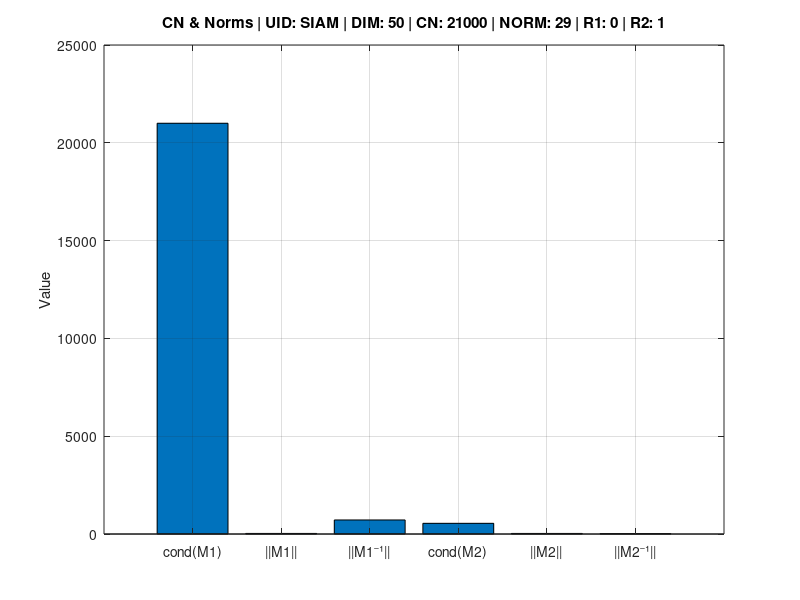

Write the MATLAB code that produced this figure. (Note: this script raises an error after producing the figure.)

% ---------------------------------------------------------------
% Author: Raul E. Garcia

% Script: cndStructureFunction_FULL_PLOTS_ALL_UPDATEDV4_ONE_RUN.m
% UPDATED: 9/21/25 REG
% Purpose: Full matrix decomposition + all plots in one file
% Includes: Run prompt, titles with run#, cond#, norm, dim - ONE RUN 
% Random: Allows random number in a range - user defined - def is 0 to 1
% Verified: Matrix & submatricesa contents
% ---------------------------------------------------------------
clear; clc;

% === User Input Parameters ===
d=0;
% 
% SAMPLE
% prompt = {'Enter matrix size:','Enter colormap name:'};
% dlgtitle = 'Input';
% fieldsize = [1 45; 1 45];
% definput = {'20','hsv'};
% answer = inputdlg(prompt,dlgtitle,fieldsize,definput)

%using inputdlg(prompt,dlgtitle,fieldsize,definput)
prompt = {'Random Square Matrix size (dim): ','Max# of Trials (to find large matrices)','Min Condition Number: ','Max Condition Number: ','Min Matrix#','Max Matrix#','User Id or Run Id (5 chars):'};
dlgtitle = 'Input Theo 6.2 (Theorem 1 on SIAM Paper) Cond Numbers';
fieldsize = [ 1 70; 1 70; 1 70; 1 70;1 70;1 70;1 70;];
definput = {'50','10000000','10000','1000000','0','1','SIAM'};
answer = inputdlg(prompt,dlgtitle,fieldsize,definput)

d=str2double(answer{1})
%this to allow we have enough runs to find 1 valid matrix cond#
maxTrials=str2double(answer{2})
cnMin1= str2double(answer{3})
cnMax2= str2double(answer{4})
%this allows a range of random values
MinRandMatrixNum= str2double(answer{5})
MaxRandMatrixNum= str2double(answer{6})
userId = answer{7}

normType = 'fro' % Frobenius norm only

% === Unique Run ID and Save Folder ===
% timestamp = datestr(now,'yyyymmdd_HHMMSS');
% datestamp = datestr(now,'yyyymmdd');
% chartFolder = ['Theo62_Charts_' runID];
% if ~exist(chartFolder, 'dir')
%     mkdir(chartFolder);
% end

timestamp = datestr(now,'yyyymmdd_HHMMSS');
datestamp = datestr(now,'yymmdd');
runID = ['' datestamp]
chartFolder = ['Theo6_2_Charts_' userId '_' runID ];
if ~exist(chartFolder, 'dir')
    mkdir(chartFolder);
end
disp(['Charts will be saved in: ' chartFolder]);

%rn = a + (b-a).*rand(n,1)

foundLargeCn=false

r1=MinRandMatrixNum
r2=MaxRandMatrixNum

for x = 1:maxTrials

    md = rand(d);
    m = r1 + (r2-r1)*md

    cn = cond(m, 'fro');
  
    % Print real-time progress
    fprintf('Trial #%d: cond = %.3e\n', x, cn);
 
    if cn > cnMin1 && cn < cnMax2 
        foundLargeCn = true
        condMatrix = m;
        condNumber = cn;
        fprintf('\n>>> Found matrix on trial #%d\n', x);
        fprintf('Condition number: %.3e\n', condNumber);
        disp('Matrix preview (top-left 4x4):')
        format short
        if d>4 
          disp(condMatrix(1:4,1:4));
        end
        break;
    end
 end
 % Summary
 if ~foundLargeCn
    fprintf('\nNo matrix found with condition number > %.0f in %d trials.\n', large, trials);
 else
    fprintf('\nMatrix condMatrix found with condNumber = %.3e\n', condNumber);
 end


runs=1

    normType = 'fro' 
    % Frobenius norm only
   
    %  n+1=d = matrix dimension, below we generate the matrices
    M1 = condMatrix;   % An+1
    %M2 = condMatrix;   % An

    % next we load the submatrix M1 also into the 2nd larger matrix M2
    M2(1:d-1,1:d-1) = M1(1:d-1,1:d-1); % that is M1 is contained in M2 

    % compute each matrix inverses for A
    M1i = inv(M1);
    M2i = inv(M2);
   

    % the edge vecntors for M2  
     % the edge vecntors for M2  
    V1 = M1(1:d-1,d);
    V2 = M1(d,1:d-1);
   % the edge vecntors for M2  
    % V1 = M2(1:d,d+1);
    % V2 = M2(d+1,1:d);

    % the prod of V1 and V2 a nxn matrix
    VX = V1 * V2;

    % the all important constants: k0, b0 (last diagonal in An+1, and m0) 
    k0 = V2 * M2i * V1
    b0 = M1(d,d)
    m0 = 1 / (b0 - k0)

    % Identity nxn matrix for Ln
    I = eye(d-1);
    % The inverse of An times Ln matrix into L1
    L1 = M2i * (I + m0 * VX * M2i);

    % Interemediate matrices related to edge vectors and the inverse 
    F1 = M2i * V1;
    F2 = V2 * M2i;

    format shortG %MAKE TITLES SHORTER & CLEAR

    % === Scalars & Chart Title Metadata ===
    condM1 = cond(M1,normType) %Frobenius norm
    normM1 = norm(M1,normType) %Frobenius norm

    titleInfo = ['UID: ' num2str(userId) ...
                 ' | DIM: ' num2str(d) ...
                 ' | CN: ' num2str(condM1,'%.0f') ...
                 ' | NORM: ' num2str(normM1,'%.0f') ...
                 ' | R1: ' num2str(r1,'%.0f') ...    
                 ' | R2: ' num2str(r2,'%.0f') ... 
                 ];

    % titleInfo = ['Run#' num2str(ix) ' | ' runID ...
    %     ' | dim: ' num2str(d) ...
    %     ' | cond(M1): ' num2str(condM1, '%.2e') ...
    %     ' | ||M1||: ' num2str(normM1, '%.2e')];
    % === Scalar Bar Plot ===
    scalars = [condM1, normM1, norm(M1i,normType), ...
               cond(M2,normType), norm(M2,normType), norm(M2i,normType)];
    scalars2 = [k0, b0, m0 ];
    
    labels = {'cond(M1)','||M1||','||M1⁻¹||','cond(M2)','||M2||','||M2⁻¹||'};
    
    ix=1;

    figure;

    bar(scalars); title(['CN & Norms | ' titleInfo]); ylabel('Value');
    grid on
    set(gca, 'XTick', 1:numel(labels), 'XTickLabel', labels, 'XTickLabelRotation', 45);
    text(1:numel(scalars), scalars, compose('%.0f', scalars), 'Rotation',90, ...
        'VerticalAlignment','bottom','HorizontalAlignment','center','FontSize',8);
    saveas(gcf, fullfile(chartFolder, ['Scalars_' num2str(ix) '.png'])); 
    
    % main scalars 
    labels = {'k0','b0','m0'};
    figure;
    bar(scalars2); title(['Matrix Scalars | ' titleInfo]); ylabel('Value');
    grid on
    set(gca, 'XTick', 1:numel(labels), 'XTickLabel', labels, 'XTickLabelRotation', 45);
    text(1:numel(scalars), scalars, compose('%.2e', scalars), 'Rotation',90, ...
        'VerticalAlignment','bottom','HorizontalAlignment','center','FontSize',8);
    saveas(gcf, fullfile(chartFolder, ['Scalars_' num2str(ix) '.png'])); 

    % === Matrix Line Plots ===
    figure; plot(M1'); title(['M1 Rows | ' titleInfo]);
    grid on
    saveas(gcf, fullfile(chartFolder, ['M1_' num2str(ix) '.png'])); 

    figure; plot(M1i'); title(['M1 Inverse | ' titleInfo]);
    grid on
    saveas(gcf, fullfile(chartFolder, ['M1i_' num2str(ix) '.png']));

    figure; plot(M2'); title(['M2 Rows | ' titleInfo]);
    grid on
    saveas(gcf, fullfile(chartFolder, ['M2_' num2str(ix) '.png'])); 

    figure; plot(M2i'); title(['M2 Inverse | ' titleInfo]);
    grid on
    saveas(gcf, fullfile(chartFolder, ['M2i_' num2str(ix) '.png']));

    % === Edge Vectors ===
    figure; plot(V1, 'b-o'); hold on; plot(V2, 'r-*');
    grid on
    title(['V1 and V2 | ' titleInfo]); legend('V1','V2');
    saveas(gcf, fullfile(chartFolder, ['V1V2_' num2str(ix) '.png']));

    % === VX Matrix ===
    figure; imagesc(VX); colorbar;
    title(['V1xV2^T | ' titleInfo]);
    saveas(gcf, fullfile(chartFolder, ['VX_' num2str(ix) '.png'])); 

    % === L1 ===
    figure; plot(L1'); title(['L1 Rows | ' titleInfo]);
    grid on
    saveas(gcf, fullfile(chartFolder, ['L1_' num2str(ix) '.png'])); 

    % === F1, F2 Vectors ===
    figure; plot(F1, 'b'); hold on; plot(F2', 'r');
    grid on
    legend('F1-M1i*V1;','F2-V2*M1i'); title(['F1 and F2 | ' titleInfo]);
    saveas(gcf, fullfile(chartFolder, ['F1F2_' num2str(ix) '.png']));

    disp(['Matrix ' num2str(ix) ' completed.']);


disp(['All charts saved to folder: ' chartFolder]);
